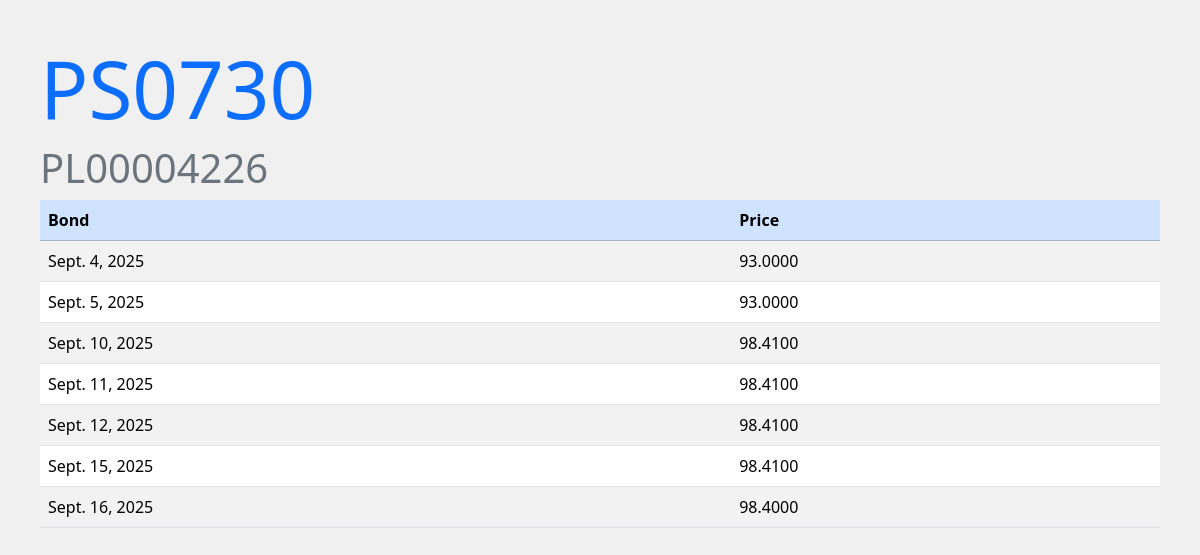
The page /bonds/list-prices/4/ on the database its author committed.
### bonds/models.py (models this page shows, shortened)
class Bond(models.Model):
    ISIN = models.CharField(max_length=12)
    name = models.CharField(max_length=100)
    issue_price = models.DecimalField(max_digits=10, decimal_places=4, default=100)
    issue_date = models.DateField(default=date.today)
    maturity_date = models.DateField()
    coupon_rate = models.DecimalField(max_digits=5, decimal_places=3)
    coupon_frequency = models.SmallIntegerField(
        default=1,
        validators=[
            MinValueValidator(1),
            MaxValueValidator(12)
        ]
    )
    redemption = models.IntegerField()
    is_active = models.BooleanField(default=True)

class BondPrice(models.Model):
    calendar = ql.Poland()
    settlement_days = '2D'
    settlement_date = calendar.advance(ql.Date.todaysDate(), ql.Period(settlement_days)).ISO()
    bond = models.ForeignKey(Bond, on_delete=models.CASCADE, related_name='prices')
    price = models.DecimalField(max_digits=10, decimal_places=4)
    date = models.DateField(default=settlement_date)
    class Meta:
        ordering = ['date']
        unique_together = ('price', 'date')

### bonds/views.py (the view)
# urls.py: path('list-prices/<int:pk>/', BondPriceListView.as_view(), name='list_bond_prices'),
class BondPriceListView(ListView):
    model = BondPrice
    context_object_name = 'bond_prices'
    template_name = 'bonds/list_bond_prices.html'
    def get_context_data(self, *args, **kwargs):
        context = super().get_context_data(**kwargs)
        context['bond'] = Bond.objects.get(pk=self.kwargs.get('pk'))
        return context
    def get_queryset(self):
        bond_pk = self.kwargs.get('pk')
        return BondPrice.objects.filter(bond_id=bond_pk)

### bonds/templates/bonds/list_bond_prices.html
{% extends 'base.html' %}
{% load static %}
{% block content %}
    <h2 class="display-1 text-primary">{{ bond.name }}</h2>
    <h4 class="display-6 text-secondary">{{ bond.ISIN }}</h4>
    <table class="table table-striped table-hover">
        <thead>
            <tr class="table-primary">
                <th>Bond</th>
                <th>Price</th>
            </tr>
        </thead>
    {% for obj in bond_prices %}
        <tr>
            <td>{{ obj.date }}</td>
            <td>{{ obj.price }}</td>
        </tr>
    {% endfor %}
    </table>
{% endblock %}

### static/styles.css (style rules this page uses)
body { background-color: #f0f0f0; padding: 40px; }

### rows shown on the page
Bond: name "PS0730", ISIN "PL00004226"
BondPrice: date "Sept. 4, 2025", price "93.0000"
BondPrice: date "Sept. 5, 2025", price "93.0000"
BondPrice: date "Sept. 10, 2025", price "98.4100"
BondPrice: date "Sept. 11, 2025", price "98.4100"
BondPrice: date "Sept. 12, 2025", price "98.4100"
BondPrice: date "Sept. 15, 2025", price "98.4100"
BondPrice: date "Sept. 16, 2025", price "98.4000"
